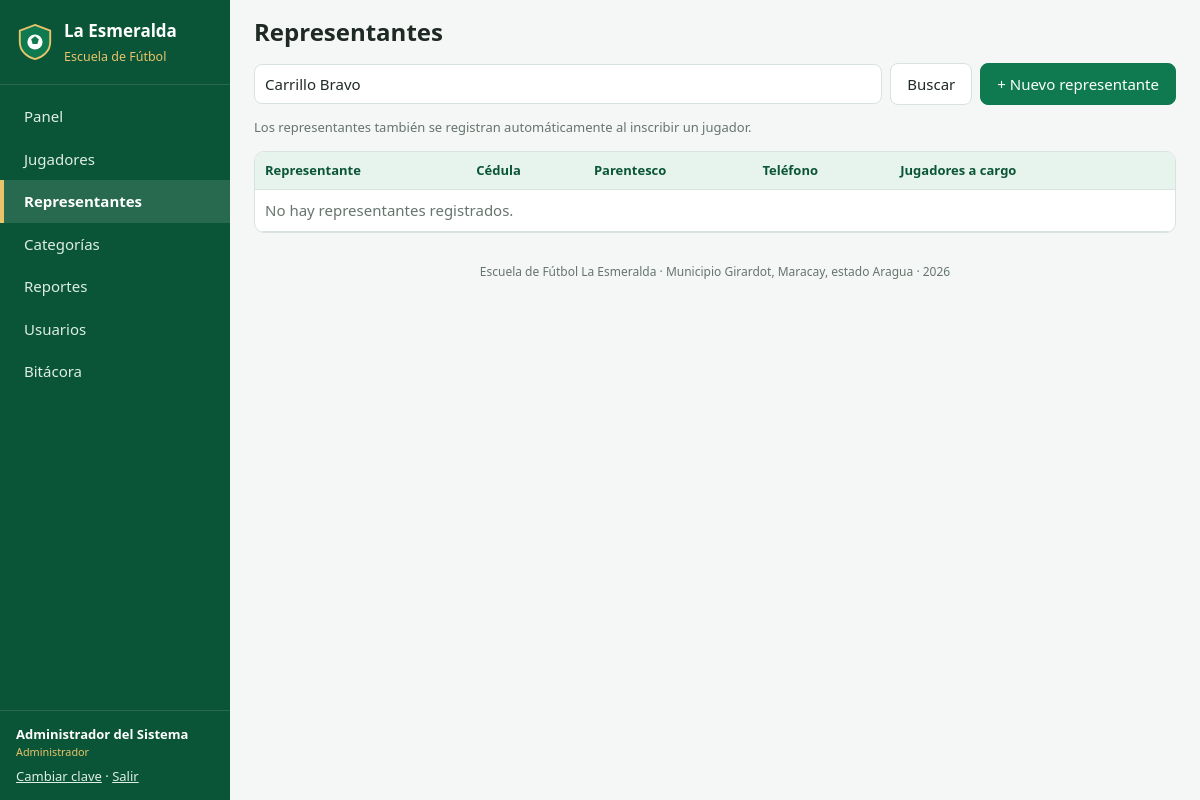
The page /representantes.php?b=Carrillo Bravo (signed in) on the database as committed earlier.
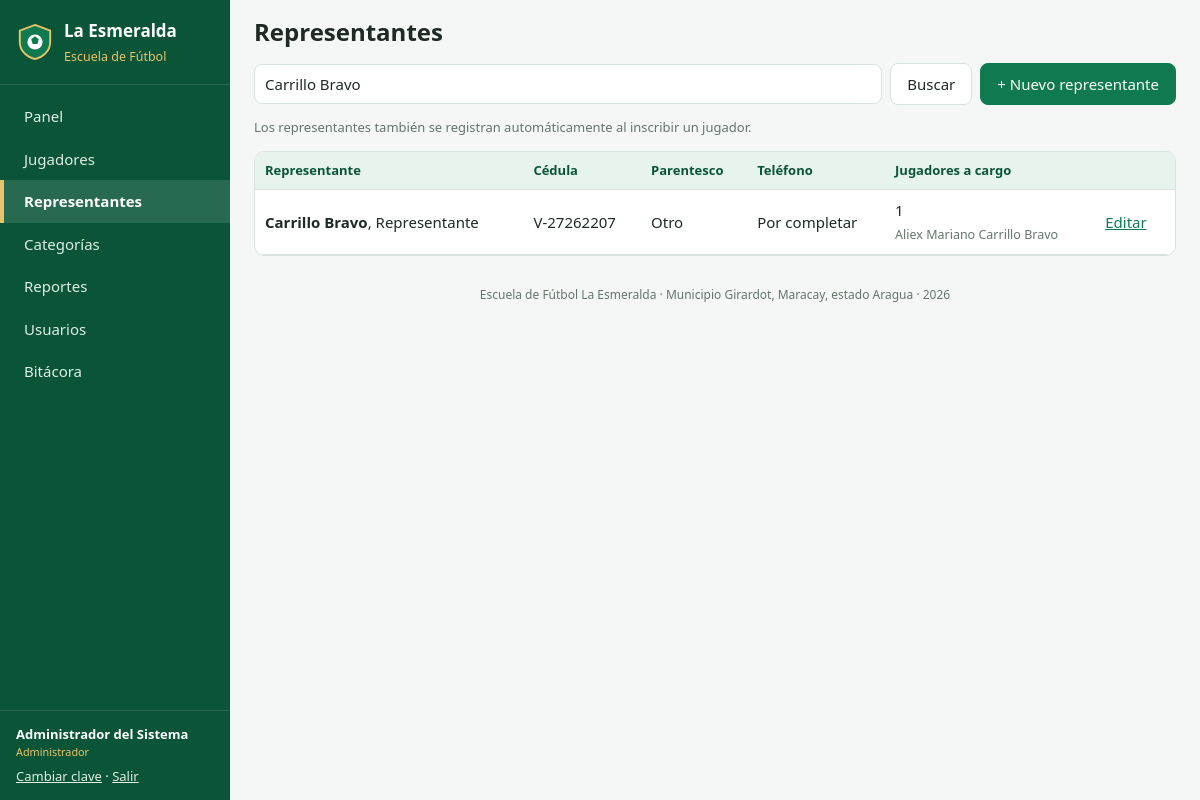
The same page on the database as committed later.
### tables this page shows
CREATE TABLE representantes (
  id           INT UNSIGNED AUTO_INCREMENT PRIMARY KEY,
  cedula       VARCHAR(15)  NOT NULL UNIQUE,
  nombres      VARCHAR(80)  NOT NULL,
  apellidos    VARCHAR(80)  NOT NULL,
  parentesco   VARCHAR(30)  NOT NULL DEFAULT 'Madre',
  telefono     VARCHAR(20)  NOT NULL,
  telefono_alt VARCHAR(20)  NULL,
  correo       VARCHAR(120) NULL,
  direccion    VARCHAR(255) NULL,
  ocupacion    VARCHAR(80)  NULL,
  creado_en    DATETIME NOT NULL DEFAULT CURRENT_TIMESTAMP
);

### includes/init.php (called while the page is built, shortened)
<?php
function db(): PDO
{
    static $pdo = null;
    if ($pdo === null) {
        $dsn = DB_SOCKET !== ''
            ? 'mysql:unix_socket=' . DB_SOCKET . ';dbname=' . DB_NAME . ';charset=utf8mb4'
            : 'mysql:host=' . DB_HOST . ';port=' . DB_PORT . ';dbname=' . DB_NAME . ';charset=utf8mb4';
        try {
            $pdo = new PDO($dsn, DB_USER, DB_PASS, [
                PDO::ATTR_ERRMODE            => PDO::ERRMODE_EXCEPTION,
                PDO::ATTR_DEFAULT_FETCH_MODE => PDO::FETCH_ASSOC,
                PDO::ATTR_EMULATE_PREPARES   => false,
            ]);
        } catch (PDOException $ex) {
            http_response_code(500);
            exit('<h2>No se pudo conectar a la base de datos.</h2><p>Verifique que MySQL esté encendido y '
                . 'los datos de config/config.php (o config/config.local.php).</p>');
        }
    }
    return $pdo;
}
function q(string $sql, array $params = []): PDOStatement
{
    $st = db()->prepare($sql);
    $st->execute($params);
    return $st;
}
function e($texto): string
{
    return htmlspecialchars((string) $texto, ENT_QUOTES, 'UTF-8');
}
function usuario_actual(): ?array
{
    return $_SESSION['usuario'] ?? null;
}
function tiene_rol(string $minimo): bool
{
    $nivel = ['entrenador' => 1, 'secretaria' => 2, 'administrador' => 3];
    $u = usuario_actual();
    return $u && ($nivel[$u['rol']] ?? 0) >= ($nivel[$minimo] ?? 99);
}
function puede_editar(): bool
{
    return tiene_rol('secretaria');
}

### representantes.php (the view, shortened to what the changed rows need)
<?php
require_once __DIR__ . '/includes/init.php';
$titulo = 'Representantes';
$menu = 'representantes';
$b = trim($_GET['b'] ?? '');
$params = [];
$where = '';
if ($b !== '') {
    $where = "WHERE CONCAT(r.nombres,' ',r.apellidos) LIKE ? OR r.cedula LIKE ? OR r.telefono LIKE ?";
    $params = ["%$b%", "%$b%", "%$b%"];
}
$reps = q("SELECT r.*,
                  (SELECT COUNT(*) FROM jugadores j WHERE j.representante_id = r.id) jugadores,
                  (SELECT GROUP_CONCAT(CONCAT(j.nombres,' ',j.apellidos) ORDER BY j.nombres SEPARATOR ', ')
                     FROM jugadores j WHERE j.representante_id = r.id) nombres_jug
           FROM representantes r
           $where ORDER BY r.apellidos, r.nombres LIMIT 300", $params)->fetchAll();
require __DIR__ . '/includes/header.php';
?>
<div class="tabla-envoltura">
<table class="tabla">
  <thead><tr><th>Representante</th><th>Cédula</th><th>Parentesco</th><th>Teléfono</th><th>Jugadores a cargo</th><th></th></tr></thead>
  <tbody>
  <?php if (!$reps): ?><tr><td colspan="6" class="vacio">No hay representantes registrados.</td></tr><?php endif; ?>
  <?php foreach ($reps as $r): ?>
    <tr>
      <td><strong><?= e($r['apellidos']) ?></strong>, <?= e($r['nombres']) ?></td>
      <td><?= e($r['cedula']) ?></td>
      <td><?= e($r['parentesco']) ?></td>
      <td><?= e($r['telefono']) ?><?= $r['telefono_alt'] ? '<br><small>' . e($r['telefono_alt']) . '</small>' : '' ?></td>
      <td><?= (int) $r['jugadores'] ?> <?= $r['nombres_jug'] ? '<br><small>' . e($r['nombres_jug']) . '</small>' : '' ?></td>
      <td class="acciones"><?php if (puede_editar()): ?><a href="representante_form.php?id=<?= $r['id'] ?>">Editar</a><?php endif; ?></td>
    </tr>
  <?php endforeach; ?>
  </tbody>
</table>
</div>
<?php require __DIR__ . '/includes/footer.php'; ?>

### includes/header.php (shortened to what the changed rows need)
<?php
$menu = $menu ?? '';
$opciones = [
    'panel'           => ['index.php',          'Panel',           'entrenador'],
    'jugadores'       => ['jugadores.php',      'Jugadores',       'entrenador'],
    'representantes'  => ['representantes.php', 'Representantes',  'entrenador'],
    'categorias'      => ['categorias.php',     'Categorías',      'entrenador'],
    'reportes'        => ['reportes.php',       'Reportes',        'entrenador'],
    'usuarios'        => ['usuarios.php',       'Usuarios',        'administrador'],
    'bitacora'        => ['bitacora.php',       'Bitácora',        'administrador'],
];
?><!DOCTYPE html>
<html lang="es">
<head>
<link rel="stylesheet" href="assets/css/estilos.css">
</head>
<body>
<aside class="lateral no-imprimir">
  <nav>
    <?php foreach ($opciones as $clave => [$url, $texto, $rol]): if (!tiene_rol($rol)) continue; ?>
      <a href="<?= $url ?>" class="<?= $menu === $clave ? 'activo' : '' ?>"><?= e($texto) ?></a>
    <?php endforeach; ?>
  </nav>
</aside>
<main class="contenido">
  <header class="barra no-imprimir">
    <h1><?= e($titulo ?? '') ?></h1>
  </header>

Rows that differ between the two databases and show on the page:
added representantes: apellidos "Carrillo Bravo", nombres "Representante", cedula "V-27262207", parentesco "Otro", telefono "Por completar", jugadores "1", nombres_jug "Aliex Mariano Carrillo Bravo"
Other text that changed with them:
text no longer shown: "No hay representantes registrados."
